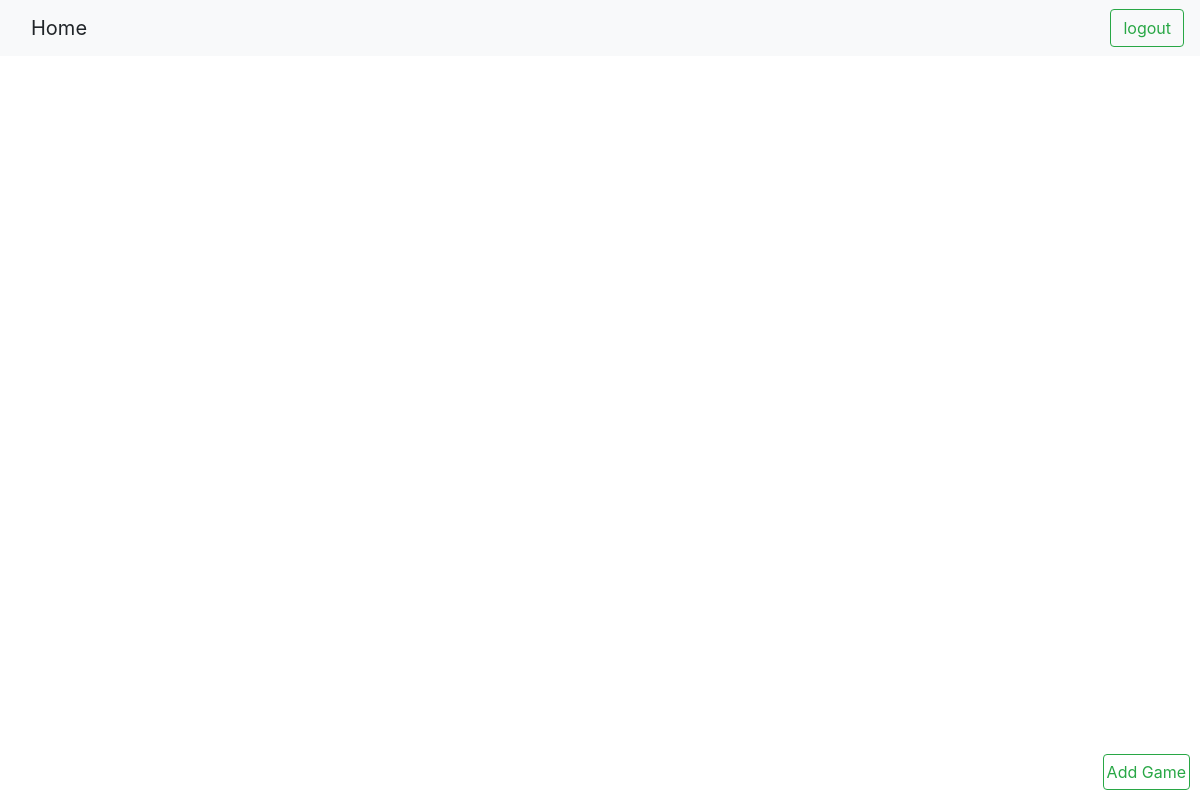
Page /home/ on the earlier database version.
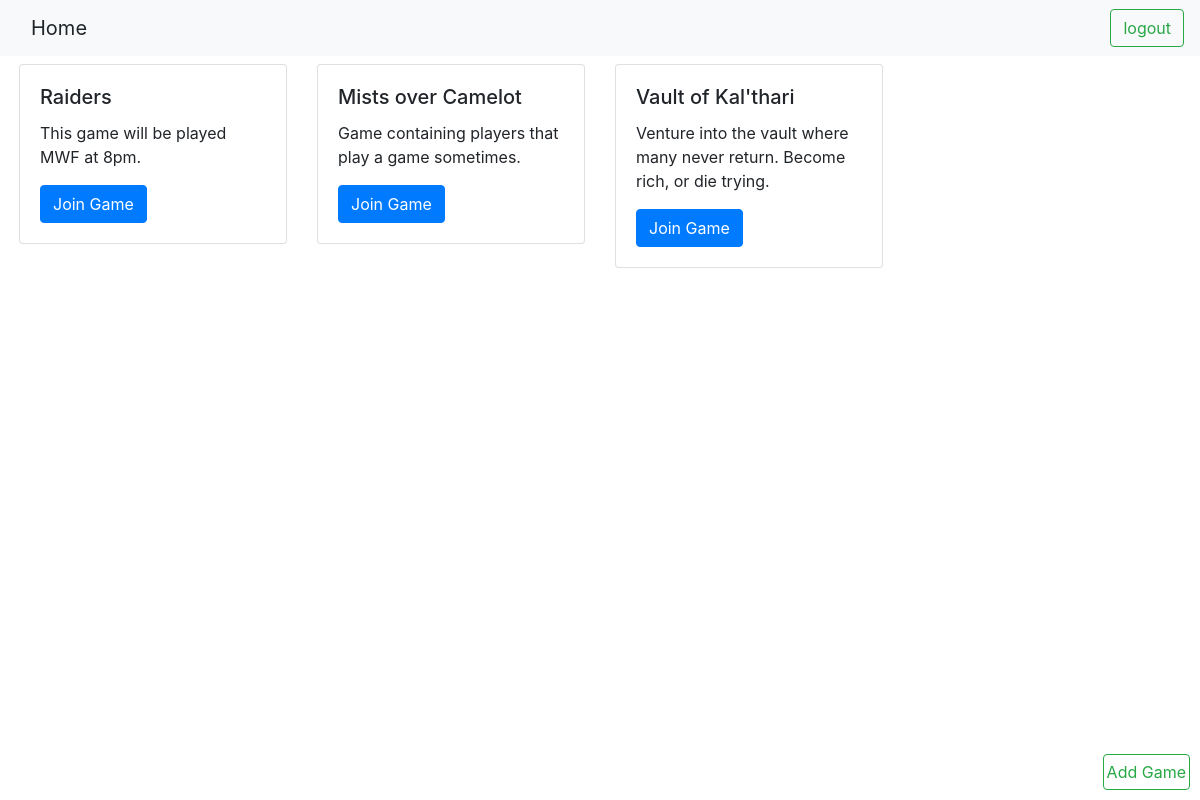
Same page on the later database version.
### server.py (models this page shows)
class Game(db.Model):
    __tablename__ = 'Games'
    id = db.Column(db.Integer, primary_key=True, autoincrement=True)
    name = db.Column(db.Unicode, nullable=False)
    description = db.Column(db.Unicode, nullable=False)

### server.py (the view)
@app.route("/home/")
def home():
    return render_template("home.j2", gameList=db.session.query(Game).all())

### templates/home.j2 (shortened to what this page needs)
<!DOCTYPE html>
<html>
    <head>
        <link rel="stylesheet" href="https://stackpath.bootstrapcdn.com/bootstrap/4.3.1/css/bootstrap.min.css">
    </head>
    <header>
        <nav class="navbar navbar-expand-sm navbar-light bg-light">
          <div class="container-fluid">
            <a class="navbar-brand"> Home </a>
          </div>
          <div class="d-flex">
            <button style="" class="btn btn-outline-success my-2 my-sm-0" type="logout"> logout </button>
          </div>
        </nav>
      </header>
    <body>
        <div class="row mx-1">
            {% for game in gameList %}
            <div class="col-md-3">
                <div class="card my-2">
                    <div class="card-body">
                      <h5 class="card-title"> {{game.name}} </h5>
                      <p class="card-text"> {{game.description}} </p>
                      <a href="#" class="btn btn-primary"> Join Game </a>
                    </div>
                </div>
            </div>
            {%endfor%}
        </div>
        <a style="position:absolute;bottom:10px;right:10px;margin:0;padding:5px 3px;" class="btn btn-outline-success my-2 my-sm-0" type="createGame" href="/addGame/"> Add Game </a>
    </body>
</html>

Differences in the rows shown:
added Game: name "Raiders", description "This game will be played MWF at 8pm."
added Game: name "Mists over Camelot", description "Game containing players that play a game sometimes."
added Game: name "Vault of Kal'thari", description "Venture into the vault where many never return. Become rich, or die trying."
